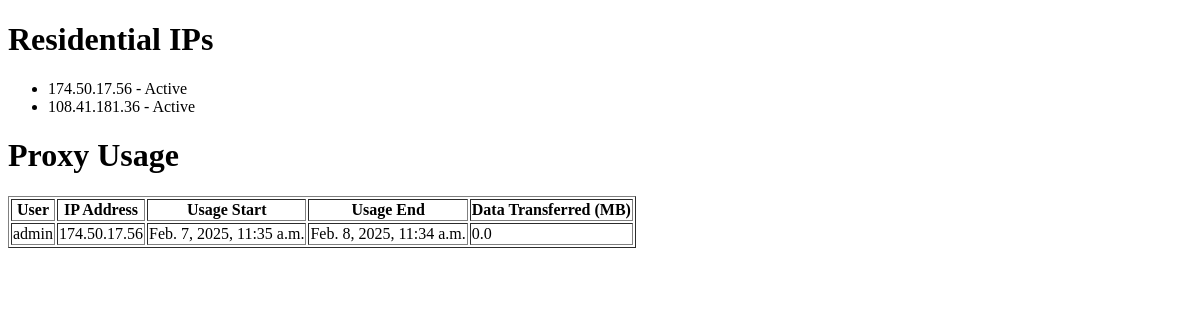
Page /dashboard/ on the earlier database version.
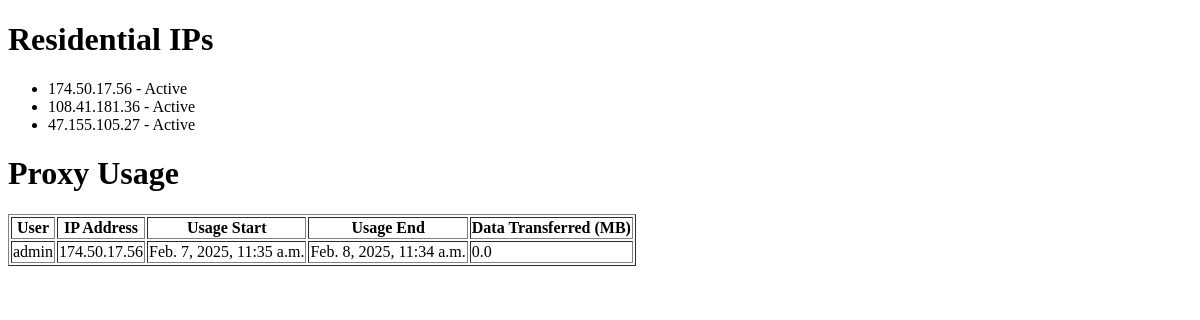
Same page on the later database version.
### proxy_app/models.py (models this page shows, shortened)
class ResidentialIP(models.Model):
    ip_address = models.GenericIPAddressField(protocol='both', unique=True)  # Supports IPv4 & IPv6
    is_active = models.BooleanField(default=True)
    created_at = models.DateTimeField(auto_now_add=True)

class ProxyUsage(models.Model):
    user = models.ForeignKey(settings.AUTH_USER_MODEL, on_delete=models.CASCADE)  # Use dynamic user model
    ip_address = models.ForeignKey(ResidentialIP, on_delete=models.CASCADE)
    usage_start = models.DateTimeField(auto_now_add=True)
    usage_end = models.DateTimeField(null=True, blank=True)
    data_transferred = models.FloatField(default=0)  # in MB

class CustomUser(AbstractUser):
    phone_number = models.CharField(max_length=15, blank=True, null=True)

### proxy_app/views.py (the view)
# urls.py: path('dashboard/',dashboard,name='dashboard'),
def dashboard(request):
    ips = ResidentialIP.objects.all()
    usage_records = ProxyUsage.objects.all()
    return render(request, 'proxy_app/dashboard.html', {
        'ips': ips,
        'usage_records': usage_records,
    })

### proxy_app/templates/proxy_app/dashboard.html (shortened to what this page needs)
<!DOCTYPE html>
<html>
<head>
</head>
<body>
    <h1>Residential IPs</h1>
    <ul>
        {% for ip in ips %}
            <li>{{ ip.ip_address }} - {{ ip.is_active|yesno:"Active,Inactive" }}</li>
        {% endfor %}
    </ul>
    <h1>Proxy Usage</h1>
    <table border="1">
        <thead>
            <tr>
                <th>User</th>
                <th>IP Address</th>
                <th>Usage Start</th>
                <th>Usage End</th>
                <th>Data Transferred (MB)</th>
            </tr>
        </thead>
        <tbody>
            {% for usage in usage_records %}
                <tr>
                    <td>{{ usage.user.username }}</td>
                    <td>{{ usage.ip_address.ip_address }}</td>
                    <td>{{ usage.usage_start }}</td>
                    <td>{{ usage.usage_end|default:"-" }}</td>
                    <td>{{ usage.data_transferred }}</td>
                </tr>
            {% endfor %}
        </tbody>
    </table>
</body>
</html>

Differences in the rows shown:
added ResidentialIP: ip_address "47.155.105.27", is_active "Active"
